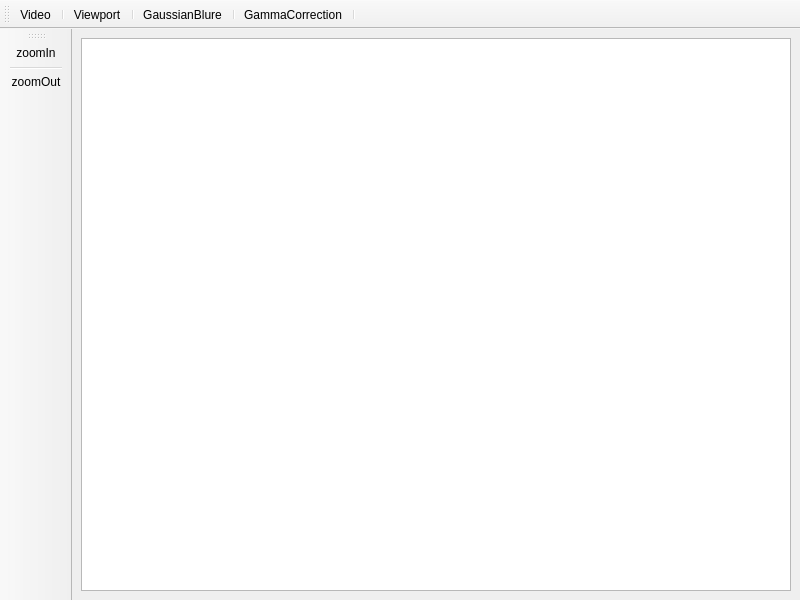
<?xml version="1.0" encoding="UTF-8"?>
<ui version="4.0">
 <class>NodeEditor</class>
 <widget class="QMainWindow" name="NodeEditor">
  <property name="geometry">
   <rect>
    <x>0</x>
    <y>0</y>
    <width>800</width>
    <height>600</height>
   </rect>
  </property>
  <property name="windowTitle">
   <string>MainWindow</string>
  </property>
  <widget class="QWidget" name="centralwidget">
   <layout class="QVBoxLayout" name="verticalLayout_2">
    <item>
     <layout class="QVBoxLayout" name="centralLayout">
      <item>
       <widget class="QGraphicsView" name="graphicsView"/>
      </item>
     </layout>
    </item>
   </layout>
  </widget>
  <widget class="QToolBar" name="toolBar2">
   <property name="windowTitle">
    <string>toolBar_2</string>
   </property>
   <attribute name="toolBarArea">
    <enum>LeftToolBarArea</enum>
   </attribute>
   <attribute name="toolBarBreak">
    <bool>false</bool>
   </attribute>
   <addaction name="actionZoomIn"/>
   <addaction name="separator"/>
   <addaction name="actionZoomOut"/>
  </widget>
  <widget class="QToolBar" name="toolBar">
   <property name="windowTitle">
    <string>toolBar</string>
   </property>
   <attribute name="toolBarArea">
    <enum>TopToolBarArea</enum>
   </attribute>
   <attribute name="toolBarBreak">
    <bool>false</bool>
   </attribute>
   <addaction name="actionVideo"/>
   <addaction name="separator"/>
   <addaction name="actionViewport"/>
   <addaction name="separator"/>
   <addaction name="actionGaussianBlure"/>
   <addaction name="separator"/>
   <addaction name="actionGammaCorrection"/>
   <addaction name="separator"/>
  </widget>
  <action name="actionVideo">
   <property name="text">
    <string>Video</string>
   </property>
  </action>
  <action name="actionViewport">
   <property name="text">
    <string>Viewport</string>
   </property>
  </action>
  <action name="actionZoomIn">
   <property name="text">
    <string>zoomIn</string>
   </property>
  </action>
  <action name="actionZoomOut">
   <property name="text">
    <string>zoomOut</string>
   </property>
  </action>
  <action name="actionCombine">
   <property name="text">
    <string>Combine</string>
   </property>
  </action>
  <action name="actionWriteFile">
   <property name="text">
    <string>WriteFile</string>
   </property>
  </action>
  <action name="actionGrayscale">
   <property name="text">
    <string>Grayscale</string>
   </property>
  </action>
  <action name="actionGaussianBlure">
   <property name="text">
    <string>GaussianBlure</string>
   </property>
  </action>
  <action name="actionGammaCorrection">
   <property name="text">
    <string>GammaCorrection</string>
   </property>
  </action>
 </widget>
 <resources/>
 <connections/>
</ui>
